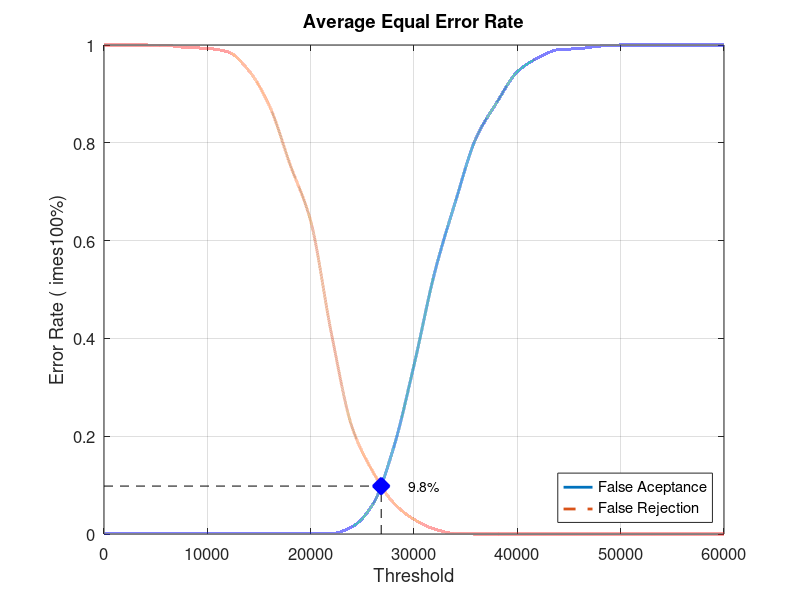
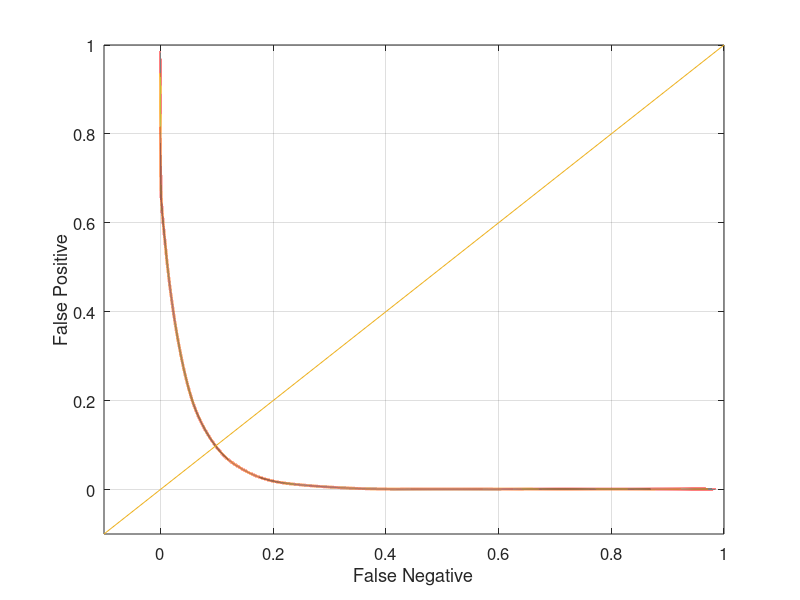

The MATLAB source for these figures, in order:
close all;
clear;
clc;
x = 0:2000:60000;
xq = 0:0.5:60000;

y0 = [0 0.00105263 0.00105263 0.00105263 0.00105263 0.00105263 0.00105263 0.00105263 0.00105263 0.00105263 0.00105263 0.00105263 0.0147368 0.06 0.174737 0.345263 0.534737 0.678947 0.809474 0.882105 0.945263 0.973684 0.990526 0.992632 0.997895 1 1 1 1 1 1]
yy0 = interp1(x, y0, xq, 'pchip');
y1 = [1 1 1 0.999 0.995 0.993 0.986 0.948 0.876 0.756 0.64 0.411 0.219 0.128 0.064 0.03 0.01 0.001 0 0 0 0 0 0 0 0 0 0 0 0 0]
yy1 = interp1(x, y1, xq, 'pchip');

% Calculating EER: 
y2 = abs(y0 - y1);
find(y2 == min(y2))
yy2 = abs(yy0 - yy1);
xEER = find(yy2 == min(yy2));
xEERIndex = xq(xEER) % X-axis EER
yEER = yy0(xEER) % Y-axis EER

main = figure
plot(xq, yy0,'-','LineWidth', 2);	hold on
plot(xq, yy1,'--','LineWidth', 2);	hold on
plot([xEERIndex xEERIndex], [0 yEER], 'k--');	hold on
plot([0 xEERIndex], [yEER yEER], 'k--');	hold on
plot(xEERIndex, yEER, 'bx', 'LineWidth', 10);	hold on
text(xEERIndex + 10 * xEERIndex / 100, yEER, [num2str(round((10000 * yEER)) / 100) '%'])
legend('False Aceptance', 'False Rejection', 'Location', 'SouthEast')
xlabel('Threshold')
ylabel('Error Rate (	imes100%)')
title('Average Equal Error Rate')
set(gca, 'FontSize', 12)
axis([0 60000 0 1])
grid on

print(main, 'Database1AverageMain', '-dpng');
FNRxFPR = figure('Color', [1 1 1]);
plot(yy1, yy0, '-', yy1, yy0, 'LineWidth', 2);
hold on
y = -0.1:0.1:1
plot(y, y); 
set(gca, 'FontSize', 12)
xlabel('False Negative')
ylabel('False Positive')
axis([-0.1 1 -0.1 1])
set(gca, 'FontSize', 12)
grid on

print(FNRxFPR, 'Database1AverageFNRxFPR','-dpng');
